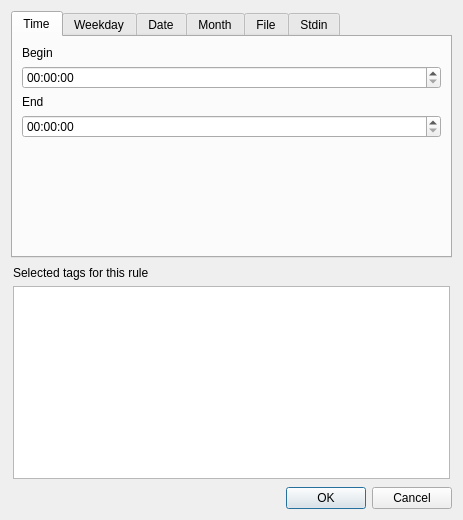
<?xml version="1.0" encoding="UTF-8"?>
<ui version="4.0">
 <class>rule_edit_dialog</class>
 <widget class="QDialog" name="rule_edit_dialog">
  <property name="geometry">
   <rect>
    <x>0</x>
    <y>0</y>
    <width>463</width>
    <height>520</height>
   </rect>
  </property>
  <property name="windowTitle">
   <string>Rule editor</string>
  </property>
  <property name="windowIcon">
   <iconset>
    <normaloff>../logo.512.png</normaloff>../logo.512.png</iconset>
  </property>
  <layout class="QVBoxLayout" name="verticalLayout">
   <item>
    <widget class="QTabWidget" name="tabs_rule_types">
     <property name="enabled">
      <bool>true</bool>
     </property>
     <property name="layoutDirection">
      <enum>Qt::LeftToRight</enum>
     </property>
     <property name="currentIndex">
      <number>0</number>
     </property>
     <property name="movable">
      <bool>false</bool>
     </property>
     <property name="tabBarAutoHide">
      <bool>false</bool>
     </property>
     <widget class="QWidget" name="tab_time">
      <property name="enabled">
       <bool>true</bool>
      </property>
      <attribute name="title">
       <string>Time</string>
      </attribute>
      <layout class="QVBoxLayout" name="verticalLayout_2">
       <item>
        <widget class="QLabel" name="lbl_begin">
         <property name="text">
          <string>Begin</string>
         </property>
        </widget>
       </item>
       <item>
        <widget class="QTimeEdit" name="time_begin"/>
       </item>
       <item>
        <widget class="QLabel" name="lbl_end">
         <property name="text">
          <string>End</string>
         </property>
        </widget>
       </item>
       <item>
        <widget class="QTimeEdit" name="time_end"/>
       </item>
       <item>
        <spacer name="verticalSpacer">
         <property name="orientation">
          <enum>Qt::Vertical</enum>
         </property>
         <property name="sizeHint" stdset="0">
          <size>
           <width>20</width>
           <height>40</height>
          </size>
         </property>
        </spacer>
       </item>
      </layout>
     </widget>
     <widget class="QWidget" name="tab_weekday">
      <attribute name="title">
       <string>Weekday</string>
      </attribute>
      <layout class="QVBoxLayout" name="verticalLayout_4">
       <item>
        <widget class="QLabel" name="lbl_begin_day">
         <property name="text">
          <string>Begin</string>
         </property>
        </widget>
       </item>
       <item>
        <widget class="QDateEdit" name="date_day_begin">
         <property name="displayFormat">
          <string>dddd</string>
         </property>
        </widget>
       </item>
       <item>
        <widget class="QCheckBox" name="cb_day_span">
         <property name="text">
          <string>Is timespan</string>
         </property>
        </widget>
       </item>
       <item>
        <widget class="QLabel" name="lbl_end_day">
         <property name="enabled">
          <bool>false</bool>
         </property>
         <property name="text">
          <string>End</string>
         </property>
        </widget>
       </item>
       <item>
        <widget class="QDateEdit" name="date_day_end">
         <property name="enabled">
          <bool>false</bool>
         </property>
         <property name="displayFormat">
          <string>dddd</string>
         </property>
        </widget>
       </item>
       <item>
        <spacer name="verticalSpacer_3">
         <property name="orientation">
          <enum>Qt::Vertical</enum>
         </property>
         <property name="sizeHint" stdset="0">
          <size>
           <width>20</width>
           <height>40</height>
          </size>
         </property>
        </spacer>
       </item>
      </layout>
     </widget>
     <widget class="QWidget" name="tab_date">
      <attribute name="title">
       <string>Date</string>
      </attribute>
      <layout class="QVBoxLayout" name="verticalLayout_3">
       <item>
        <widget class="QLabel" name="lbl_begin_date">
         <property name="text">
          <string>Begin</string>
         </property>
        </widget>
       </item>
       <item>
        <widget class="QDateEdit" name="date_begin">
         <property name="displayFormat">
          <string>ddd dd.MM.yy</string>
         </property>
         <property name="calendarPopup">
          <bool>true</bool>
         </property>
        </widget>
       </item>
       <item>
        <widget class="QCheckBox" name="cb_date_span">
         <property name="text">
          <string>Is timespan</string>
         </property>
        </widget>
       </item>
       <item>
        <widget class="QLabel" name="lbl_end_date">
         <property name="enabled">
          <bool>false</bool>
         </property>
         <property name="text">
          <string>End</string>
         </property>
        </widget>
       </item>
       <item>
        <widget class="QDateEdit" name="date_end">
         <property name="enabled">
          <bool>false</bool>
         </property>
         <property name="displayFormat">
          <string>ddd dd.MM.yy</string>
         </property>
         <property name="calendarPopup">
          <bool>true</bool>
         </property>
        </widget>
       </item>
       <item>
        <spacer name="verticalSpacer_2">
         <property name="orientation">
          <enum>Qt::Vertical</enum>
         </property>
         <property name="sizeHint" stdset="0">
          <size>
           <width>20</width>
           <height>40</height>
          </size>
         </property>
        </spacer>
       </item>
      </layout>
     </widget>
     <widget class="QWidget" name="tab_month">
      <attribute name="title">
       <string>Month</string>
      </attribute>
      <layout class="QVBoxLayout" name="verticalLayout_5">
       <item>
        <widget class="QLabel" name="lbl_month_begin">
         <property name="text">
          <string>Begin</string>
         </property>
        </widget>
       </item>
       <item>
        <widget class="QDateEdit" name="date_month_begin">
         <property name="displayFormat">
          <string>MMMM</string>
         </property>
        </widget>
       </item>
       <item>
        <widget class="QCheckBox" name="cb_month_span">
         <property name="text">
          <string>Is timespan</string>
         </property>
        </widget>
       </item>
       <item>
        <widget class="QLabel" name="lbl_month_end">
         <property name="enabled">
          <bool>false</bool>
         </property>
         <property name="text">
          <string>End</string>
         </property>
        </widget>
       </item>
       <item>
        <widget class="QDateEdit" name="date_month_end">
         <property name="enabled">
          <bool>false</bool>
         </property>
         <property name="displayFormat">
          <string>MMMM</string>
         </property>
        </widget>
       </item>
       <item>
        <spacer name="verticalSpacer_4">
         <property name="orientation">
          <enum>Qt::Vertical</enum>
         </property>
         <property name="sizeHint" stdset="0">
          <size>
           <width>20</width>
           <height>40</height>
          </size>
         </property>
        </spacer>
       </item>
      </layout>
     </widget>
     <widget class="QWidget" name="tab_file">
      <attribute name="title">
       <string>File</string>
      </attribute>
      <layout class="QVBoxLayout" name="verticalLayout_6">
       <item>
        <widget class="QLabel" name="label_3">
         <property name="text">
          <string>File path</string>
         </property>
        </widget>
       </item>
       <item>
        <widget class="QFrame" name="frame_browse">
         <property name="sizePolicy">
          <sizepolicy hsizetype="Preferred" vsizetype="Fixed">
           <horstretch>0</horstretch>
           <verstretch>0</verstretch>
          </sizepolicy>
         </property>
         <property name="frameShape">
          <enum>QFrame::NoFrame</enum>
         </property>
         <property name="frameShadow">
          <enum>QFrame::Raised</enum>
         </property>
         <layout class="QHBoxLayout" name="horizontalLayout_2">
          <property name="leftMargin">
           <number>2</number>
          </property>
          <property name="topMargin">
           <number>2</number>
          </property>
          <property name="rightMargin">
           <number>2</number>
          </property>
          <property name="bottomMargin">
           <number>2</number>
          </property>
          <item>
           <widget class="QLineEdit" name="txt_path">
            <property name="readOnly">
             <bool>true</bool>
            </property>
           </widget>
          </item>
          <item>
           <widget class="QPushButton" name="btn_browse">
            <property name="sizePolicy">
             <sizepolicy hsizetype="Minimum" vsizetype="Fixed">
              <horstretch>0</horstretch>
              <verstretch>0</verstretch>
             </sizepolicy>
            </property>
            <property name="text">
             <string>...</string>
            </property>
           </widget>
          </item>
         </layout>
        </widget>
       </item>
       <item>
        <widget class="QRadioButton" name="rb_check_string">
         <property name="text">
          <string>Check for string</string>
         </property>
         <property name="checked">
          <bool>true</bool>
         </property>
        </widget>
       </item>
       <item>
        <widget class="QLineEdit" name="txt_string_value">
         <property name="acceptDrops">
          <bool>false</bool>
         </property>
         <property name="maxLength">
          <number>1024</number>
         </property>
        </widget>
       </item>
       <item>
        <widget class="QRadioButton" name="rb_check_number">
         <property name="text">
          <string>Check for number</string>
         </property>
        </widget>
       </item>
       <item>
        <widget class="QFrame" name="frame_check_number">
         <property name="frameShape">
          <enum>QFrame::NoFrame</enum>
         </property>
         <property name="frameShadow">
          <enum>QFrame::Raised</enum>
         </property>
         <layout class="QHBoxLayout" name="horizontalLayout">
          <property name="leftMargin">
           <number>2</number>
          </property>
          <property name="topMargin">
           <number>2</number>
          </property>
          <property name="rightMargin">
           <number>2</number>
          </property>
          <property name="bottomMargin">
           <number>2</number>
          </property>
          <item>
           <widget class="QSpinBox" name="sb_int_value">
            <property name="enabled">
             <bool>false</bool>
            </property>
            <property name="sizePolicy">
             <sizepolicy hsizetype="Expanding" vsizetype="Minimum">
              <horstretch>0</horstretch>
              <verstretch>0</verstretch>
             </sizepolicy>
            </property>
           </widget>
          </item>
          <item>
           <widget class="QComboBox" name="cb_compare_type">
            <property name="enabled">
             <bool>false</bool>
            </property>
            <property name="sizePolicy">
             <sizepolicy hsizetype="Minimum" vsizetype="Minimum">
              <horstretch>0</horstretch>
              <verstretch>0</verstretch>
             </sizepolicy>
            </property>
            <item>
             <property name="text">
              <string>==</string>
             </property>
            </item>
            <item>
             <property name="text">
              <string>&lt;</string>
             </property>
            </item>
            <item>
             <property name="text">
              <string>&lt;=</string>
             </property>
            </item>
            <item>
             <property name="text">
              <string>&gt;=</string>
             </property>
            </item>
            <item>
             <property name="text">
              <string>&gt;</string>
             </property>
            </item>
           </widget>
          </item>
         </layout>
        </widget>
       </item>
       <item>
        <spacer name="verticalSpacer_5">
         <property name="orientation">
          <enum>Qt::Vertical</enum>
         </property>
         <property name="sizeHint" stdset="0">
          <size>
           <width>20</width>
           <height>40</height>
          </size>
         </property>
        </spacer>
       </item>
      </layout>
     </widget>
     <widget class="QWidget" name="tab_stdin">
      <attribute name="title">
       <string>Stdin</string>
      </attribute>
      <layout class="QVBoxLayout" name="verticalLayout_8">
       <item>
        <widget class="QRadioButton" name="rb_check_string_2">
         <property name="text">
          <string>Check for string</string>
         </property>
         <property name="checked">
          <bool>true</bool>
         </property>
        </widget>
       </item>
       <item>
        <widget class="QLineEdit" name="txt_string_value_2">
         <property name="acceptDrops">
          <bool>false</bool>
         </property>
         <property name="maxLength">
          <number>1024</number>
         </property>
        </widget>
       </item>
       <item>
        <widget class="QRadioButton" name="rb_check_number_2">
         <property name="text">
          <string>Check for number</string>
         </property>
        </widget>
       </item>
       <item>
        <widget class="QFrame" name="frame_check_number2">
         <property name="frameShape">
          <enum>QFrame::NoFrame</enum>
         </property>
         <property name="frameShadow">
          <enum>QFrame::Raised</enum>
         </property>
         <layout class="QHBoxLayout" name="horizontalLayout_3">
          <property name="leftMargin">
           <number>2</number>
          </property>
          <property name="topMargin">
           <number>2</number>
          </property>
          <property name="rightMargin">
           <number>2</number>
          </property>
          <property name="bottomMargin">
           <number>2</number>
          </property>
          <item>
           <widget class="QSpinBox" name="sb_int_value_2">
            <property name="enabled">
             <bool>false</bool>
            </property>
            <property name="sizePolicy">
             <sizepolicy hsizetype="Expanding" vsizetype="Minimum">
              <horstretch>0</horstretch>
              <verstretch>0</verstretch>
             </sizepolicy>
            </property>
           </widget>
          </item>
          <item>
           <widget class="QComboBox" name="cb_compare_type_2">
            <property name="enabled">
             <bool>false</bool>
            </property>
            <property name="sizePolicy">
             <sizepolicy hsizetype="Minimum" vsizetype="Minimum">
              <horstretch>0</horstretch>
              <verstretch>0</verstretch>
             </sizepolicy>
            </property>
            <item>
             <property name="text">
              <string>==</string>
             </property>
            </item>
            <item>
             <property name="text">
              <string>&lt;</string>
             </property>
            </item>
            <item>
             <property name="text">
              <string>&lt;=</string>
             </property>
            </item>
            <item>
             <property name="text">
              <string>&gt;=</string>
             </property>
            </item>
            <item>
             <property name="text">
              <string>&gt;</string>
             </property>
            </item>
           </widget>
          </item>
         </layout>
        </widget>
       </item>
       <item>
        <spacer name="verticalSpacer_6">
         <property name="orientation">
          <enum>Qt::Vertical</enum>
         </property>
         <property name="sizeHint" stdset="0">
          <size>
           <width>20</width>
           <height>40</height>
          </size>
         </property>
        </spacer>
       </item>
      </layout>
     </widget>
    </widget>
   </item>
   <item>
    <widget class="QFrame" name="frame">
     <property name="sizePolicy">
      <sizepolicy hsizetype="Preferred" vsizetype="MinimumExpanding">
       <horstretch>0</horstretch>
       <verstretch>0</verstretch>
      </sizepolicy>
     </property>
     <property name="frameShape">
      <enum>QFrame::NoFrame</enum>
     </property>
     <property name="frameShadow">
      <enum>QFrame::Raised</enum>
     </property>
     <layout class="QVBoxLayout" name="verticalLayout_7">
      <property name="leftMargin">
       <number>2</number>
      </property>
      <property name="topMargin">
       <number>2</number>
      </property>
      <property name="rightMargin">
       <number>2</number>
      </property>
      <property name="bottomMargin">
       <number>2</number>
      </property>
      <item>
       <widget class="QLabel" name="label_4">
        <property name="text">
         <string>Selected tags for this rule</string>
        </property>
       </widget>
      </item>
      <item>
       <widget class="QListWidget" name="list_tags_used">
        <property name="sizePolicy">
         <sizepolicy hsizetype="Expanding" vsizetype="MinimumExpanding">
          <horstretch>0</horstretch>
          <verstretch>0</verstretch>
         </sizepolicy>
        </property>
        <property name="selectionMode">
         <enum>QAbstractItemView::MultiSelection</enum>
        </property>
       </widget>
      </item>
     </layout>
    </widget>
   </item>
   <item>
    <widget class="QDialogButtonBox" name="buttonBox">
     <property name="orientation">
      <enum>Qt::Horizontal</enum>
     </property>
     <property name="standardButtons">
      <set>QDialogButtonBox::Cancel|QDialogButtonBox::Ok</set>
     </property>
    </widget>
   </item>
  </layout>
 </widget>
 <resources/>
 <connections>
  <connection>
   <sender>buttonBox</sender>
   <signal>accepted()</signal>
   <receiver>rule_edit_dialog</receiver>
   <slot>accept()</slot>
   <hints>
    <hint type="sourcelabel">
     <x>248</x>
     <y>254</y>
    </hint>
    <hint type="destinationlabel">
     <x>157</x>
     <y>274</y>
    </hint>
   </hints>
  </connection>
  <connection>
   <sender>buttonBox</sender>
   <signal>rejected()</signal>
   <receiver>rule_edit_dialog</receiver>
   <slot>reject()</slot>
   <hints>
    <hint type="sourcelabel">
     <x>316</x>
     <y>260</y>
    </hint>
    <hint type="destinationlabel">
     <x>286</x>
     <y>274</y>
    </hint>
   </hints>
  </connection>
 </connections>
</ui>
